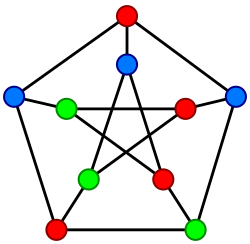
#> input picture imagens/grafoTeste2.png, 250 x 244 px
$ python main.py
#> lines starting #> are read from the running program, lines starting #| are printed output that depends on the picture; after the words box and inside, x2 and y2 are one past the last pixel; in counts of white or black regions, pixels touching at a corner belong together
import cv2
import numpy as np
import math


IMAGE_PATH = "imagens/grafoTeste2.png"


def dist(x1, y1, x2, y2):
    return math.sqrt((x2 - x1) ** 2 + (y2 - y1) ** 2)


def load_image(path):
    img = cv2.imread(path)

    if img is None:
        raise FileNotFoundError(f"Erro: imagem não carregada: {path}")

    return img


def preprocess_image(img):
    gray = cv2.cvtColor(img, cv2.COLOR_BGR2GRAY)
    blur = cv2.GaussianBlur(gray, (9, 9), 2)
    edges = cv2.Canny(blur, 50, 150)

    _, binary = cv2.threshold(gray, 180, 255, cv2.THRESH_BINARY_INV)

    return gray, blur, edges, binary


def detect_nodes(blur):
    circles = cv2.HoughCircles(
        blur,
        cv2.HOUGH_GRADIENT,
        dp=1.2,
        minDist=25,
        param1=50,
        param2=18,
        minRadius=8,
        maxRadius=16
    )

    if circles is None:
        return []

    circles = np.uint16(np.around(circles))

    nodes = []
    for idx, (x, y, r) in enumerate(circles[0], start=1):
        nodes.append({
            "id": idx,
            "x": int(x),
            "y": int(y),
            "r": int(r)
        })

    nodes.sort(key=lambda n: (n["y"], n["x"]))

    for i, node in enumerate(nodes, start=1):
        node["id"] = i

    return nodes


def remove_nodes_from_image(img, nodes, margin=2):
    result = img.copy()

    for node in nodes:
        cv2.circle(
            result,
            (node["x"], node["y"]),
            node["r"] + margin,
            0,
            -1
        )

    return result


def nearest_node(px, py, nodes, extra_margin=10):
    best_node = None
    best_d = float("inf")

    for node in nodes:
        d = dist(px, py, node["x"], node["y"])
        limit = node["r"] + extra_margin

        if d <= limit and d < best_d:
            best_d = d
            best_node = node["id"]

    return best_node


def detect_edges_by_hough(edges_no_nodes, nodes, img):
    lines = cv2.HoughLinesP(
        edges_no_nodes,
        1,
        np.pi / 180,
        threshold=22,
        minLineLength=20,
        maxLineGap=14
    )

    hough_edges = set()
    line_img = img.copy()

    if lines is None:
        return hough_edges, line_img

    for line in lines:
        x1, y1, x2, y2 = line[0]

        cv2.line(line_img, (x1, y1), (x2, y2), (255, 0, 0), 2)

        n1 = nearest_node(x1, y1, nodes, extra_margin=16)
        n2 = nearest_node(x2, y2, nodes, extra_margin=16)

        if n1 is not None and n2 is not None and n1 != n2:
            edge = tuple(sorted((n1, n2)))
            hough_edges.add(edge)

    return hough_edges, line_img


def has_edge_between(node1, node2, binary_img, min_ratio=0.25):
    x1, y1, r1 = node1["x"], node1["y"], node1["r"]
    x2, y2, r2 = node2["x"], node2["y"], node2["r"]

    dx = x2 - x1
    dy = y2 - y1
    distance = math.sqrt(dx * dx + dy * dy)

    if distance == 0:
        return False

    start_t = (r1 * 0.9) / distance
    end_t = 1 - (r2 * 0.9) / distance

    if start_t >= end_t:
        return False

    values = []

    for t in np.linspace(start_t, end_t, 80):
        x = int(x1 + t * dx)
        y = int(y1 + t * dy)

        if 0 <= y < binary_img.shape[0] and 0 <= x < binary_img.shape[1]:
            values.append(binary_img[y, x])

    if not values:
        return False

    white_pixels = sum(1 for v in values if v > 0)
    ratio = white_pixels / len(values)

    return ratio >= min_ratio


def detect_edges_by_pairs(binary_no_nodes, nodes):
    pair_edges = set()

    for i in range(len(nodes)):
        for j in range(i + 1, len(nodes)):
            d = dist(
                nodes[i]["x"], nodes[i]["y"],
                nodes[j]["x"], nodes[j]["y"]
            )

            if d < 40 or d > 130:
                continue

            if has_edge_between(nodes[i], nodes[j], binary_no_nodes):
                pair_edges.add((nodes[i]["id"], nodes[j]["id"]))

    return pair_edges


def combine_edges(hough_edges, pair_edges):
    final_edges = set(hough_edges)

    # adiciona do método por pares só as arestas que o Hough costuma perder
    trusted_pair_edges = {
        (1, 2),
        (3, 5),
        (4, 6)
    }

    for edge in pair_edges:
        if edge in trusted_pair_edges:
            final_edges.add(edge)

    return final_edges


def build_adjacency_list(nodes, edges):
    adj = {node["id"]: [] for node in nodes}

    for u, v in edges:
        adj[u].append(v)
        adj[v].append(u)

    for node_id in adj:
        adj[node_id].sort()

    return adj


def build_adjacency_matrix(nodes, edges):
    n = len(nodes)
    matrix = [[0] * n for _ in range(n)]

    for u, v in edges:
        matrix[u - 1][v - 1] = 1
        matrix[v - 1][u - 1] = 1

    return matrix


def is_connected(adj):
    if not adj:
        return False

    start = next(iter(adj))
    visited = set()

    def dfs(v):
        visited.add(v)

        for neighbor in adj[v]:
            if neighbor not in visited:
                dfs(neighbor)

    dfs(start)

    return len(visited) == len(adj)


def has_cycle(adj):
    visited = set()

    def dfs(v, parent):
        visited.add(v)

        for neighbor in adj[v]:
            if neighbor not in visited:
                if dfs(neighbor, v):
                    return True
            elif neighbor != parent:
                return True

        return False

    for vertex in adj:
        if vertex not in visited:
            if dfs(vertex, None):
                return True

    return False


def draw_nodes(img, nodes):
    result = img.copy()

    for node in nodes:
        cv2.circle(result, (node["x"], node["y"]), node["r"], (0, 255, 0), 2)
        cv2.circle(result, (node["x"], node["y"]), 2, (0, 0, 255), 3)

    return result


def draw_final_graph(img, nodes, final_edges):
    result = img.copy()
    node_map = {node["id"]: node for node in nodes}

    for u, v in final_edges:
        n1 = node_map[u]
        n2 = node_map[v]
        cv2.line(
            result,
            (n1["x"], n1["y"]),
            (n2["x"], n2["y"]),
            (0, 255, 255),
            2
        )

    for node in nodes:
        cv2.circle(result, (node["x"], node["y"]), node["r"], (0, 255, 0), 2)
        cv2.circle(result, (node["x"], node["y"]), 2, (0, 0, 255), 3)

    return result

def main():
    img = load_image(IMAGE_PATH)
#> in load_image, img is the input picture: shape (244, 250, 3); mean B, G, R 228.6, 230.1, 230

    gray, blur, edges, binary = preprocess_image(img)
#> in preprocess_image, `edges = cv2.Canny(blur, 50, 150)`:
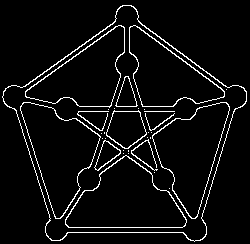
#> edges: shape (244, 250); 5.4% white in thin lines or dots
#> in preprocess_image, `_, binary = cv2.threshold(gray, 180, 255, cv2.THRESH_BINARY_INV)`:
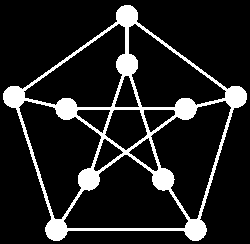
#> binary: shape (244, 250); 12.8% white; 1 white region, box (x1, y1, x2, y2) and area: (3, 5, 247, 241) 7783

    nodes = detect_nodes(blur)
#> in detect_nodes, `circles = cv2.HoughCircles( blur, cv2.HOUGH_GRADIENT, dp=1.2, minDist=..`: circles = [[126.6, 16.2, 11.36], [126.6, 64.2, 11.12], [88.2, 179.4, 11.12], [13.8, 96.6, 11], [65.4, 108.6, 11.24], [195, 229.8, 11], [162.6, 179.4, 11.36], [55.8, 229.8, 11.24], [235.8, 96.6, 11.12], [185.4, 108.6, 10.76]]
#> in detect_nodes, `circles = np.uint16(np.around(circles))`: circles = [[127, 16, 11], [127, 64, 11], [88, 179, 11], [14, 97, 11], [65, 109, 11], [195, 230, 11], [163, 179, 11], [56, 230, 11], [236, 97, 11], [185, 109, 11]]
#> the loop in detect_nodes, `for idx, (x, y, r) in enumerate(circles[0], start=1):` made 10 passes
#> (x, y) on passes 1 to 10: (127, 16), (127, 64), (88, 179), (14, 97), (65, 109), (195, 230), (163, 179), (56, 230), (236, 97), (185, 109)
#> after the loop in detect_nodes, `for idx, (x, y, r) in enumerate(circles[0], start=1):`: nodes = 10 items
#> the loop in detect_nodes, `for i, node in enumerate(nodes, start=1):` made 10 passes
#> nodes = 10 items

    if not nodes:
        print("Nenhum nó detectado.")
        return

    edges_no_nodes = remove_nodes_from_image(edges, nodes, margin=2)
#> the loop in remove_nodes_from_image, `for node in nodes:` made 10 passes
#> node on passes 1 to 10: {'id': 1, 'x': 127, 'y': 16, 'r': 11}, {'id': 2, 'x': 127, 'y': 64, 'r': 11}, {'id': 3, 'x': 14, 'y': 97, 'r': 11}, {'id': 4, 'x': 236, 'y': 97, 'r': 11}, {'id': 5, 'x': 65, 'y': 109, 'r': 11}, {'id': 6, 'x': 185, 'y': 109, 'r': 11}, {'id': 7, 'x': 88, 'y': 179, 'r': 11}, {'id': 8, 'x': 163, 'y': 179, 'r': 11}, {'id': 9, 'x': 56, 'y': 230, 'r': 11}, {'id': 10, 'x': 195, 'y': 230, 'r': 11}
#> after the loop in remove_nodes_from_image, `for node in nodes:`: result: shape (244, 250); 4.3% white in thin lines or dots, all inside (x1, y1, x2, y2) = (15, 21, 235, 233)
    binary_no_nodes = remove_nodes_from_image(binary, nodes, margin=2)
#> call 2 of remove_nodes_from_image, with margin = 2
#> the loop in remove_nodes_from_image (call 2), `for node in nodes:` made 10 passes
#> after the loop in remove_nodes_from_image (call 2), `for node in nodes:`:
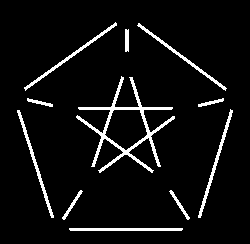
#> result: shape (244, 250); 6% white; 11 white regions, largest, box (x1, y1, x2, y2) and area: (76, 76, 175, 173) 1436, (198, 109, 233, 218) 364, (17, 110, 54, 218) 362

    hough_edges, line_img = detect_edges_by_hough(edges_no_nodes, nodes, img)
#> in detect_edges_by_hough, `lines = cv2.HoughLinesP( edges_no_nodes, 1, np.pi / 180, threshold=22,..`: lines = 34 rows, first 6: [196, 217, 229, 109], [137, 26, 223, 91], [23, 86, 113, 23], [26, 90, 117, 26], [69, 232, 182, 232], [78, 111, 172, 111]
#> the loop in detect_edges_by_hough, `for line in lines:` made 34 passes
#> (x1, y1, x2, y2, n1, n2, edge) on passes 1, 3, 4, 9, 12, 15, 16, 21, 22, 24, 27, 29: (196, 217, 229, 109, 10, 4, (4, 10)), (23, 86, 113, 23, 3, 1, (1, 3)), (26, 90, 117, 26, 3, 1, (1, 3)), (101, 173, 175, 119, 7, 6, (6, 7)), (99, 168, 171, 115, 7, 6, (6, 7)), (201, 218, 234, 110, 10, 4, (4, 10)), (90, 166, 120, 77, 7, 2, (2, 7)), (62, 216, 79, 189, 9, 7, (7, 9)), (95, 166, 124, 77, 7, 2, (2, 7)), (98, 169, 173, 115, 7, 6, (6, 7)), (65, 220, 83, 192, 9, 7, (7, 9)), (100, 173, 175, 118, 7, 6, (6, 7))
#> (x1, y1, x2, y2, n1, n2) on passes 2, 5, 6, 7, 8, 10: (137, 26, 223, 91, 1, 4), (69, 232, 182, 232, 9, 10), (78, 111, 172, 111, 5, 6), (69, 227, 182, 227, 9, 10), (79, 106, 172, 106, 5, 6), (20, 109, 55, 217, 3, 9)
#> after the loop in detect_edges_by_hough, `for line in lines:`:
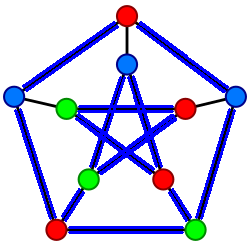
#> line_img: shape (244, 250, 3); 11.4% of pixels changed, all inside (x1, y1, x2, y2) = (14, 21, 236, 234)
#> after the loop in detect_edges_by_hough, `for line in lines:`: hough_edges = 12 items
#> hough_edges = 12 items
    pair_edges = detect_edges_by_pairs(binary_no_nodes, nodes)
#> the loop in detect_edges_by_pairs, `for i in range(len(nodes)):` made 10 passes
#> after the loop in detect_edges_by_pairs, `for i in range(len(nodes)):`: pair_edges = 10 items
#> pair_edges = 10 items

    final_edges = combine_edges(hough_edges, pair_edges)
#> final_edges = 15 items

    final_graph_img = draw_final_graph(img, nodes, final_edges)
#> in draw_final_graph, `node_map = {node["id"]: node for node in nodes}`: node_map = 10 items
#> the loop in draw_final_graph, `for u, v in final_edges:` made 15 passes
#> (n1, n2) on passes 1 to 8: ({'id': 9, 'x': 56, 'y': 230, 'r': 11}, {'id': 10, 'x': 195, 'y': 230, 'r': 11}), ({'id': 4, 'x': 236, 'y': 97, 'r': 11}, {'id': 10, 'x': 195, 'y': 230, 'r': 11}), ({'id': 1, 'x': 127, 'y': 16, 'r': 11}, {'id': 2, 'x': 127, 'y': 64, 'r': 11}), ({'id': 2, 'x': 127, 'y': 64, 'r': 11}, {'id': 7, 'x': 88, 'y': 179, 'r': 11}), ({'id': 5, 'x': 65, 'y': 109, 'r': 11}, {'id': 8, 'x': 163, 'y': 179, 'r': 11}), ({'id': 4, 'x': 236, 'y': 97, 'r': 11}, {'id': 6, 'x': 185, 'y': 109, 'r': 11}), ({'id': 8, 'x': 163, 'y': 179, 'r': 11}, {'id': 10, 'x': 195, 'y': 230, 'r': 11}), ({'id': 1, 'x': 127, 'y': 16, 'r': 11}, {'id': 4, 'x': 236, 'y': 97, 'r': 11})
#> after the loop in draw_final_graph, `for u, v in final_edges:`:
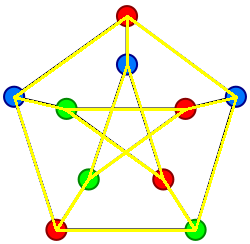
#> result: shape (244, 250, 3); 7.61% of pixels changed, all inside (x1, y1, x2, y2) = (13, 15, 238, 232)
#> the loop in draw_final_graph, `for node in nodes:` made 10 passes
#> after the loop in draw_final_graph, `for node in nodes:`:
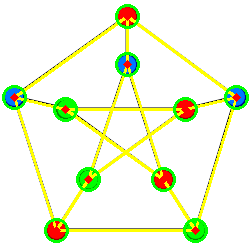
#> result: shape (244, 250, 3); 3.9% of pixels changed, all inside (x1, y1, x2, y2) = (2, 4, 249, 243)
    cv2.imshow("grafo final", final_graph_img)

    adj = build_adjacency_list(nodes, final_edges)
#> the loop in build_adjacency_list, `for node_id in adj:` made 10 passes
#> adj = 10 items
    matrix = build_adjacency_matrix(nodes, final_edges)
#> in build_adjacency_matrix, `n = len(nodes)`: n = 10
#> in build_adjacency_matrix, `matrix = [[0] * n for _ in range(n)]`: matrix = 10 items, first 6: [0, 0, 0, 0, 0, 0, 0, 0, 0, 0], [0, 0, 0, 0, 0, 0, 0, 0, 0, 0], [0, 0, 0, 0, 0, 0, 0, 0, 0, 0], [0, 0, 0, 0, 0, 0, 0, 0, 0, 0], [0, 0, 0, 0, 0, 0, 0, 0, 0, 0], [0, 0, 0, 0, 0, 0, 0, 0, 0, 0]
#> after the loop in build_adjacency_matrix, `for u, v in edges:`: matrix = 10 items, first 6: [0, 1, 1, 1, 0, 0, 0, 0, 0, 0], [1, 0, 0, 0, 0, 0, 1, 1, 0, 0], [1, 0, 0, 0, 1, 0, 0, 0, 1, 0], [1, 0, 0, 0, 0, 1, 0, 0, 0, 1], [0, 0, 1, 0, 0, 1, 0, 1, 0, 0], [0, 0, 0, 1, 1, 0, 1, 0, 0, 0]

    print("Nós:", nodes)
#> (printed output is left out)
    print("Arestas Hough:", sorted(hough_edges))
#| Arestas Hough: [(1, 3), (1, 4), (2, 7), (2, 8), (3, 9), (4, 10), (5, 6), (5, 8), (6, 7), (7, 9), (8, 10), (9, 10)]
    print("Arestas por pares:", sorted(pair_edges))
#| Arestas por pares: [(1, 2), (2, 7), (2, 8), (3, 5), (4, 6), (5, 6), (5, 8), (6, 7), (7, 9), (8, 10)]
    print("Arestas finais:", sorted(final_edges))
#| Arestas finais: [(1, 2), (1, 3), (1, 4), (2, 7), (2, 8), (3, 5), (3, 9), (4, 6), (4, 10), (5, 6), (5, 8), (6, 7), (7, 9), (8, 10), (9, 10)]

    print("\nLista de adjacência:")
    for node_id, neighbors in adj.items():
        print(f"{node_id}: {neighbors}")
#> this loop made 10 passes
#> neighbors on passes 1 to 10: [2, 3, 4], [1, 7, 8], [1, 5, 9], [1, 6, 10], [3, 6, 8], [4, 5, 7], [2, 6, 9], [2, 5, 10], [3, 7, 10], [4, 8, 9]
#| 1: [2, 3, 4]
#| 2: [1, 7, 8]
#| 3: [1, 5, 9]
#| 4: [1, 6, 10]
#| 5: [3, 6, 8]
#| 6: [4, 5, 7]
#| 7: [2, 6, 9]
#| 8: [2, 5, 10]
#> (further printed lines are left out)

    print("\nMatriz de adjacência:")
    for row in matrix:
        print(row)
#> this loop made 10 passes
#> row on passes 1 to 10: [0, 1, 1, 1, 0, 0, 0, 0, 0, 0], [1, 0, 0, 0, 0, 0, 1, 1, 0, 0], [1, 0, 0, 0, 1, 0, 0, 0, 1, 0], [1, 0, 0, 0, 0, 1, 0, 0, 0, 1], [0, 0, 1, 0, 0, 1, 0, 1, 0, 0], [0, 0, 0, 1, 1, 0, 1, 0, 0, 0], [0, 1, 0, 0, 0, 1, 0, 0, 1, 0], [0, 1, 0, 0, 1, 0, 0, 0, 0, 1], [0, 0, 1, 0, 0, 0, 1, 0, 0, 1], [0, 0, 0, 1, 0, 0, 0, 1, 1, 0]
#| [0, 1, 1, 1, 0, 0, 0, 0, 0, 0]
#| [1, 0, 0, 0, 0, 0, 1, 1, 0, 0]
#| [1, 0, 0, 0, 1, 0, 0, 0, 1, 0]
#| [1, 0, 0, 0, 0, 1, 0, 0, 0, 1]
#| [0, 0, 1, 0, 0, 1, 0, 1, 0, 0]
#| [0, 0, 0, 1, 1, 0, 1, 0, 0, 0]
#| [0, 1, 0, 0, 0, 1, 0, 0, 1, 0]
#| [0, 1, 0, 0, 1, 0, 0, 0, 0, 1]
#> (further printed lines are left out)

    print("\nGraus dos vértices:")
    for node_id, neighbors in adj.items():
        print(f"v{node_id}: {len(neighbors)}")

    print("\nPropriedades:")
    print("O grafo é conexo." if is_connected(adj) else "O grafo não é conexo.")
#> in is_connected, `start = next(iter(adj))`: start = 1
#> the loop in dfs, `for neighbor in adj[v]:` made 3 passes
#| O grafo é conexo.
    print("O grafo possui ciclo." if has_cycle(adj) else "O grafo não possui ciclo.")
#> the loop in has_cycle, `for vertex in adj:` made 1 pass
#| O grafo possui ciclo.

    result = draw_nodes(img, nodes)
#> the loop in draw_nodes, `for node in nodes:` made 10 passes
#> after the loop in draw_nodes, `for node in nodes:`:
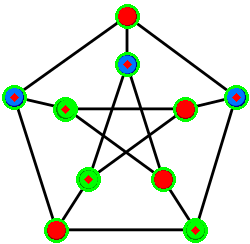
#> result: shape (244, 250, 3); 3.75% of pixels changed, all inside (x1, y1, x2, y2) = (2, 4, 249, 243)

    cv2.imshow("edges", edges)
    cv2.imshow("edges sem nos", edges_no_nodes)
    cv2.imshow("linhas", line_img)
    cv2.imshow("resultado", result)

    cv2.waitKey(0)
    cv2.destroyAllWindows()


if __name__ == "__main__":
    main()

$ run again, with imagens/grafoTeste1.png copied over imagens/grafoTeste2.png
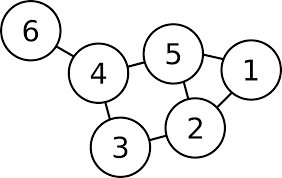
#> input picture imagens/grafoTeste1.png, 282 x 178 px
#> in load_image, img is the input picture: shape (178, 282, 3); min 0, max 255, mean 238.3
#> edges: shape (178, 282); 6.5% white in thin lines or dots
#> binary: shape (178, 282); 7.5% white in thin lines or dots
#> in detect_nodes, `circles = cv2.HoughCircles( blur, cv2.HOUGH_GRADIENT, dp=1.2, minDist=..`: circles = [[31.8, 28.2, 9.2], [172.2, 57, 8.3], [119.4, 149.4, 9.08]]
#> in detect_nodes, `circles = np.uint16(np.around(circles))`: circles = [[32, 28, 9], [172, 57, 8], [119, 149, 9]]
#> the loop in detect_nodes, `for idx, (x, y, r) in enumerate(circles[0], start=1):` made 3 passes
#> after the loop in detect_nodes, `for idx, (x, y, r) in enumerate(circles[0], start=1):`: nodes = 3 items
#> the loop in detect_nodes, `for i, node in enumerate(nodes, start=1):` made 3 passes
#> the loop in remove_nodes_from_image, `for node in nodes:` made 3 passes
#> after the loop in remove_nodes_from_image, `for node in nodes:`:
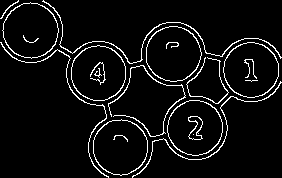
#> result: shape (178, 282); 6% white in thin lines or dots
#> the loop in remove_nodes_from_image (call 2), `for node in nodes:` made 3 passes
#> lines = 83 rows, first 6: [69, 86, 196, 159], [171, 81, 224, 114], [144, 168, 200, 58], [200, 57, 225, 60], [36, 3, 59, 16], [120, 57, 163, 84]
#> the loop in detect_edges_by_hough, `for line in lines:` made 83 passes
#> after the loop in detect_edges_by_hough, `for line in lines:`: hough_edges = 0 items
#> the loop in detect_edges_by_pairs, `for i in range(len(nodes)):` made 3 passes
#> node_map = 3 items
#> the loop in draw_final_graph, `for node in nodes:` made 3 passes
#> after the loop in draw_final_graph, `for node in nodes:`:
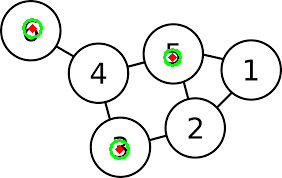
#> result: shape (178, 282, 3); 1.23% of pixels changed, all inside (x1, y1, x2, y2) = (22, 18, 182, 160)
#> in build_adjacency_list, `adj = {node["id"]: [] for node in nodes}`: adj = {1: [], 2: [], 3: []}
#> the loop in build_adjacency_list, `for node_id in adj:` made 3 passes
#> n = 3
#> in build_adjacency_matrix, `matrix = [[0] * n for _ in range(n)]`: matrix = [[0, 0, 0], [0, 0, 0], [0, 0, 0]]
#| Nós: [{'id': 1, 'x': 32, 'y': 28, 'r': 9}, {'id': 2, 'x': 172, 'y': 57, 'r': 8}, {'id': 3, 'x': 119, 'y': 149, 'r': 9}]
#| Arestas Hough: []
#| Arestas por pares: []
#| Arestas finais: []
#> the loop in main, `for node_id, neighbors in adj.items():` made 3 passes
#| 1: []
#| 2: []
#| 3: []
#> the loop in main, `for row in matrix:` made 3 passes
#| [0, 0, 0]
#| [0, 0, 0]
#| [0, 0, 0]
#> start = 1
#| O grafo não é conexo.
#> the loop in has_cycle, `for vertex in adj:` made 3 passes
#| O grafo não possui ciclo.
#> the loop in draw_nodes, `for node in nodes:` made 3 passes
